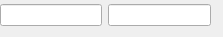
<?xml version="1.0" encoding="UTF-8"?>
<ui version="4.0">
 <class>SerialParamsLayout</class>
 <widget class="QWidget" name="SerialParamsLayout">
  <property name="geometry">
   <rect>
    <x>0</x>
    <y>0</y>
    <width>223</width>
    <height>37</height>
   </rect>
  </property>
  <property name="windowTitle">
   <string>Form</string>
  </property>
  <widget class="QWidget" name="horizontalLayoutWidget">
   <property name="geometry">
    <rect>
     <x>0</x>
     <y>0</y>
     <width>211</width>
     <height>31</height>
    </rect>
   </property>
   <layout class="QHBoxLayout" name="horizontalLayout">
    <item>
     <widget class="QLineEdit" name="nameParam"/>
    </item>
    <item>
     <widget class="QLineEdit" name="valueParam"/>
    </item>
   </layout>
  </widget>
 </widget>
 <resources/>
 <connections/>
</ui>
